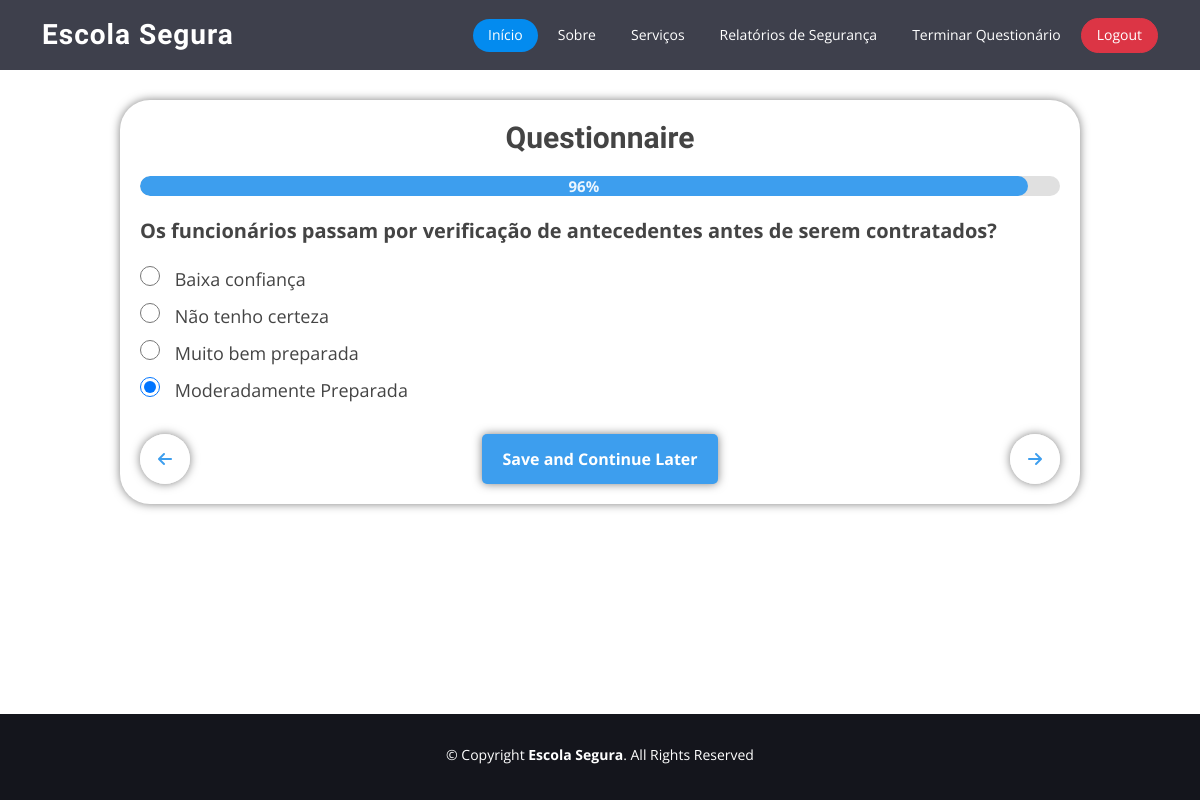
Screenshot of /questionnaire2/ (signed in) with the database file from the repository.
### app/models.py (models this page shows, shortened)
class RiskFactor(models.Model):
    HISTORICAL = 'HI'
    FACILITY = 'FA'
    RISK_FACTOR_CATEGORIES = [
        (HISTORICAL, 'Historical'),
        (FACILITY, 'Facility'),
    ]
    risk_topic = models.ForeignKey(RiskTopic, related_name="risk_factors", on_delete=models.CASCADE)
    question = models.CharField(max_length=500)
    description = models.TextField()
    weight = models.FloatField(default=1.0)
    category = models.CharField(
        max_length=2,
        choices=RISK_FACTOR_CATEGORIES,
        default=FACILITY,
    )
    depends_on = models.ForeignKey('self', on_delete=models.SET_NULL, blank=True, null=True, related_name="dependent_risk_factors")
    trigger_response = models.ManyToManyField('Response', blank=True, null=True, related_name="trigger_risk_factors")
    responses = models.ManyToManyField('Response', related_name="risk_factors")  # ManyToManyField added here
    is_important = models.BooleanField(default=False)

class Response(models.Model):
    text = models.CharField(max_length=200)
    severity = models.IntegerField()
    def __str__(self):
      return self.text

### app/views.py (the view, shortened to what this page needs)
# urls.py: path('questionnaire2/', views.questionnaire2, name='questionnaire2'),
@login_required
def questionnaire2(request):
    risk_topics = RiskTopic.objects.all()
    risk_factors = RiskFactor.objects.all()
    ordered_risk_factors = get_ordered_risk_factors(risk_factors)
    response_id_to_text = {
        response.id: response.text for risk_factor in risk_factors for response in risk_factor.responses.all()
    }
    saved_responses = TemporaryResponses.objects.filter(user=request.user)
    saved_data = {f'response_{response.risk_factor.id}': response.response.id for response in saved_responses}
    user_answers = saved_data if request.method != 'POST' else {
        k: v for k, v in request.POST.items() if k.startswith('response_')
    }
    return render(request, 'app/questionnaire2.html', {
        'risk_topics': risk_topics,
        'risk_factors': ordered_risk_factors,
        'response_id_to_text': response_id_to_text,
        'user_answers': user_answers
    })

### app/context_processors.py (called while the page is built)
def questionnaire_context(request):
    if request.user.is_authenticated:
        has_saved_responses = TemporaryResponses.objects.filter(user=request.user).exists()
    else:
        has_saved_responses = False
    return {
        'has_saved_responses': has_saved_responses
    }

### app/views.py (called while the page is built)
def get_ordered_risk_factors(risk_factors):
    ordered_risk_factors = []
    def add_risk_factor(risk_factor):
        if risk_factor.depends_on:
            add_risk_factor(risk_factor.depends_on)
        if risk_factor not in ordered_risk_factors:
            ordered_risk_factors.append(risk_factor)
    for risk_factor in risk_factors:
        add_risk_factor(risk_factor)
    return ordered_risk_factors

### app/templates/app/questionnaire2.html (shortened to what this page needs)
{% extends 'app/layout.html' %} {% block content %}
<div class="container-q">
<div class="about" >
  <h1>Questionnaire</h1>
  <form method="post">
    <div class="progress">
      <div
        class="progress-bar"
        role="progressbar"
        style="width: 0%"
        aria-valuenow="0"
        aria-valuemin="0"
        aria-valuemax="100"
      ></div>
    </div>
    {% for risk_factor in risk_factors %}
    <div
      class="question"
      data-id="{{ risk_factor.id }}"
      data-depends-on="{% if risk_factor.depends_on %}{{ risk_factor.depends_on.id }}{% endif %}"
      data-trigger-response="{{ risk_factor.trigger_response.all|join:', ' }}"
      {%
      if
      not
      forloop.first
      %}style="display: none;"
      {%
      endif
      %}
    >
      <label class="question-label">{{ risk_factor.question }}</label>
      <div class="response-options">
        {% for response in risk_factor.responses.all %}
        <div class="response-option">
          <input
            type="radio"
            name="response_{{ risk_factor.id }}"
            value="{{ response.id }}"
            id="response_{{ risk_factor.id }}_{{ response.id }}"
          />
          <label for="response_{{ risk_factor.id }}_{{ response.id }}"
            >{{ response.text }}</label
          >
        </div>
        {% endfor %}
      </div>
    </div>
    {% endfor %}
    <div class="buttonsq2">
      <button class="buttonicon" type="button" onclick="prevQuestion()">
        <i class="fas fa-arrow-left"></i>
      </button>
      <button class="submit" type="button" onclick="saveAndContinueLater()">
        Save and Continue Later
      </button>
      <button
        class="buttonicon"
        type="button"
        onclick="nextQuestion()"
        id="next-button"
      >
        <i class="fas fa-arrow-right"></i>
      </button>
    </div>
  </form>
</div>
</div>
<footer class="footer" id="footer">
  <div class="container">
    <div class="copyright">
      &copy; Copyright <strong><span>Escola Segura</span></strong
      >. All Rights Reserved
    </div>
  </div>
</footer>
{% endblock %}

### app/static/app/assetsindex/css/style.css (style rules this page uses)
body { font-family: "Open Sans", sans-serif; color: #444444; }
h1, h2, h3, h4, h5, h6 { font-family: "Raleway", sans-serif; }
.about { padding-top: 80px; }
#footer { background: #14151c; color: #fff; font-size: 14px; text-align: center; padding: 30px 0; }
#footer .copyright { margin: 0 0 5px 0; }

### app/templates/app/questionnaire2.html (style rules this page uses)
.container-q { display: flex; justify-content: center; align-items: center; margin-top: 100px; }
.footer { position: fixed; bottom: 0; width: 100%; background-color: #2a2c39e6; text-align: center; padding: 10px 0; }
.about { background: #fff; padding: 60px 0 30px 0; box-shadow: 0px 0px 10px rgba(0, 0, 0, 0.5); border-radius: 5px; margin-bottom: 30px; width: 80%; height: 100%; padding: 20px; border-radius: 30px; }
.about h1 { font-size: 30px; font-weight: bold; margin-bottom: 20px; text-align: center; }
.buttonsq2 { display: flex; justify-content: space-between; margin-top: 30px; }
.buttonicon { background-color: #ffffffe6; border: none; color: rgb(61, 158, 238); padding: 10px; text-align: center; text-decoration: none; font-size: 16px; border-radius: 100%; width: 50px; height: 50px; cursor: pointer; box-shadow: 0px 0px 10px rgba(0, 0, 0, 0.5); }
.submit { background-color: rgb(61, 158, 238); border: none; color: rgb(255, 255, 255); padding: 10px 20px; text-align: center; text-decoration: none; font-size: 16px; border-radius: 5px; cursor: pointer; box-shadow: 0px 0px 10px rgba(0, 0, 0, 0.5); font-weight: bold; }
.progress { height: 20px; background-color: rgba(221, 221, 221, 0.902); border-radius: 50px; margin-bottom: 20px; color: rgb(61, 158, 238); }
.progress-bar { height: 100%; background-color: rgb(61, 158, 238); border-radius: 50px; font-size: 15px; font-weight: bold; text-align: center; color: #ffffffe6; }

### rows the page displays
RiskFactor: question "Os funcionários passam por verificação de antecedentes antes de serem contratados?"
Response: text "Baixa confiança"
Response: text "Não tenho certeza"
Response: text "Muito bem preparada"
Response: text "Moderadamente Preparada"
